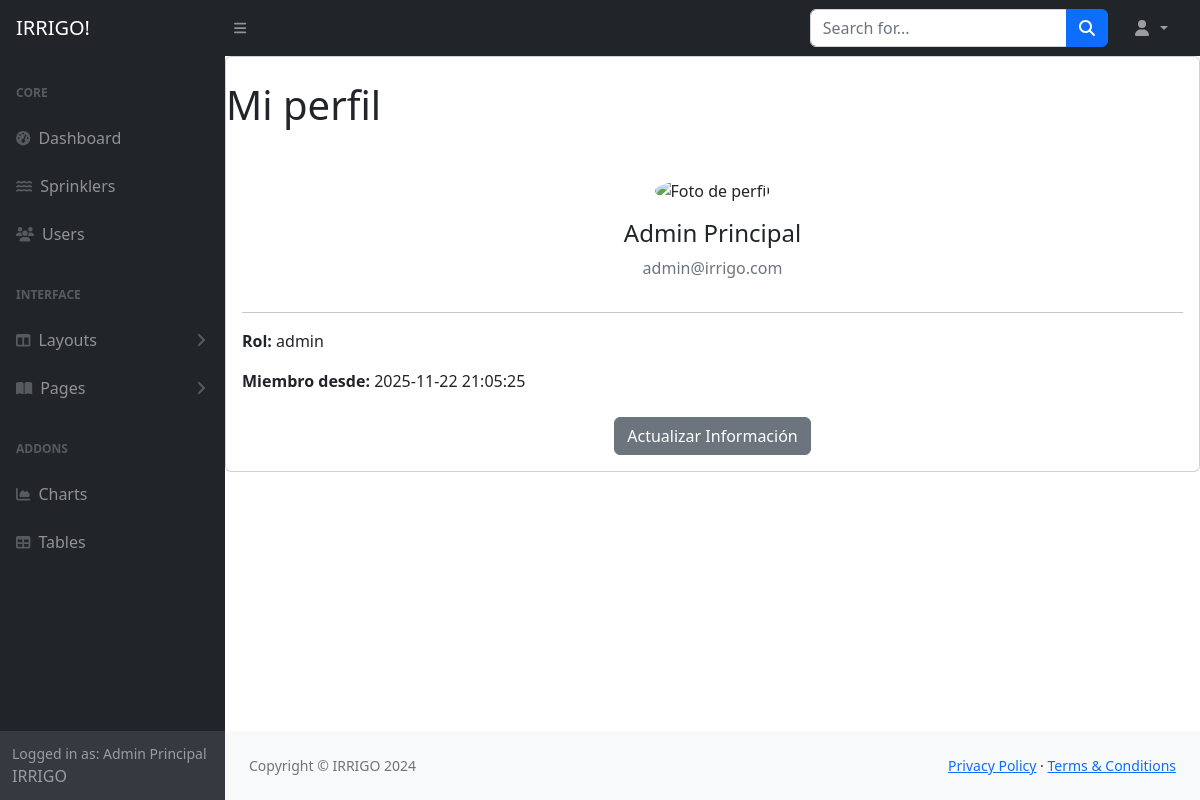
Screenshot of /myprofile (signed in) with the database file from the repository.
### tables this page shows
CREATE TABLE usuarios (
                    id_usuario INTEGER PRIMARY KEY AUTOINCREMENT,
                    nombre VARCHAR(100) NOT NULL,
                    correo VARCHAR(150) UNIQUE NOT NULL,
                    contrasena VARCHAR(255) NOT NULL,
                    tipo_usuario TEXT CHECK(tipo_usuario IN ('admin', 'usuario')) NOT NULL DEFAULT 'usuario',
                    fecha_creacion TIMESTAMP DEFAULT CURRENT_TIMESTAMP
                );

### app.py (the view)
@app.route('/myprofile')
def myprofile():
    nombre_usuario = session['nombre_usuario']
    tipo_usuario = session['tipo_usuario']
    if 'id_usuario' in session:
        id_usuario = session['id_usuario']
        connection = get_db_connection()
        if connection:
            cursor = connection.cursor()
            cursor.execute("""
                SELECT nombre, correo, tipo_usuario, fecha_creacion
                FROM usuarios
                WHERE id_usuario = ?
            """, (id_usuario,))
            usuario = cursor.fetchone()
            cursor.close()
            connection.close()
            return render_template(
                    'myprofile.html',
                    usuario=usuario,  # Datos del usuario desde la base de datos
                    nombre_usuario=session['nombre_usuario'],  # Desde la sesión
                    tipo_usuario=session['tipo_usuario']       # Desde la sesión
                )
        return "Usuario no encontrado", 404
    return redirect('/login')

### app.py (called while the page is built)
def get_db_connection():
    try:
        connection = sqlite3.connect(DATABASE)
        connection.row_factory = sqlite3.Row  # Para acceder a columnas por nombre
        return connection
    except Exception as e:
        print(f"Error al conectar a la base de datos: {e}")
        return None

### templates/myprofile.html (shortened to what this page needs)
{% extends "base2.html" %}
{% block content %}
<div class="card">
    <h1 class="mt-4">Mi perfil</h1>
    <div class="card-body text-center">
        <div class="d-flex flex-column align-items-center">
            <div>
                <img src="/static/assets/img/chillguy.webp" alt="Foto de perfil" class="rounded-circle" style="width: 100px; height: 100px; object-fit: cover;">
            </div>
            <h4 class="mt-3">{{ usuario.nombre }}</h4>
            <p class="text-muted">{{ usuario.correo }}</p>
        </div>
        <hr>
        <div class="text-start">
            <p><strong>Rol:</strong> {{ usuario.tipo_usuario }}</p>
            <p><strong>Miembro desde:</strong> {{ usuario.fecha_creacion }}</p>
        </div>
        <div class="text-center mt-4">
            <button id="showModalButton" class="btn btn-secondary" data-bs-toggle="modal" data-bs-target="#updateModal">Actualizar Información</button>
        </div>
    </div>
</div>
{% endblock %}

### templates/base2.html (shortened to what this page needs)
<!DOCTYPE html>
<html lang="en">
    <head>
        <link href="https://cdn.jsdelivr.net/npm/simple-datatables@7.1.2/dist/style.min.css" rel="stylesheet" />
        <link href="{{ url_for('static', filename='css/styles.css') }}" rel="stylesheet" />
    </head>
    <body class="sb-nav-fixed">
        <nav class="sb-topnav navbar navbar-expand navbar-dark bg-dark">
            <a class="navbar-brand ps-3" href="{{ url_for('dashboard') }}">IRRIGO!</a>
            <button class="btn btn-link btn-sm order-1 order-lg-0 me-4 me-lg-0" id="sidebarToggle" href="#!"><i class="fas fa-bars"></i></button>
            <form class="d-none d-md-inline-block form-inline ms-auto me-0 me-md-3 my-2 my-md-0">
                <div class="input-group">
                    <input class="form-control" type="text" placeholder="Search for..." aria-label="Search for..." aria-describedby="btnNavbarSearch" />
                    <button class="btn btn-primary" id="btnNavbarSearch" type="button"><i class="fas fa-search"></i></button>
                </div>
            </form>
            <ul class="navbar-nav ms-auto ms-md-0 me-3 me-lg-4">
                <li class="nav-item dropdown">
                    <a class="nav-link dropdown-toggle" id="navbarDropdown" href="#" role="button" data-bs-toggle="dropdown" aria-expanded="false">
                    <i class="fas fa-user fa-fw"></i>
                </a>
                </li>
            </ul>
        </nav>
        <div id="layoutSidenav">
            <div id="layoutSidenav_nav">
                <nav class="sb-sidenav accordion sb-sidenav-dark" id="sidenavAccordion">
                    <div class="sb-sidenav-menu">
                        <div class="nav">
                            <div class="sb-sidenav-menu-heading">Core</div>
                            <a class="nav-link" href="{{ url_for('dashboard') }}">
                                <div class="sb-nav-link-icon"><i class="fas fa-tachometer-alt"></i></div>
                                Dashboard
                            </a>
                            <a class="nav-link" href="{{ url_for('aspersores') }}">
                                <div class="sb-nav-link-icon"><i class="fas fa-water"></i></div>
                                Sprinklers
                            </a>
                        {% if tipo_usuario == "admin" %}
                        <a class="nav-link" href="{{ url_for('users') }}">
                            <div class="sb-nav-link-icon"><i class="fas fa-users"></i></div>
                            Users
                        </a>
                        {% endif %}
                            <div class="sb-sidenav-menu-heading">Interface</div>
                            <a class="nav-link collapsed" href="#" data-bs-toggle="collapse" data-bs-target="#collapseLayouts" aria-expanded="false" aria-controls="collapseLayouts">
                                <div class="sb-nav-link-icon"><i class="fas fa-columns"></i></div>
                                Layouts
                                <div class="sb-sidenav-collapse-arrow"><i class="fas fa-angle-down"></i></div>
                            </a>
                            <a class="nav-link collapsed" href="#" data-bs-toggle="collapse" data-bs-target="#collapsePages" aria-expanded="false" aria-controls="collapsePages">
                                <div class="sb-nav-link-icon"><i class="fas fa-book-open"></i></div>
                                Pages
                                <div class="sb-sidenav-collapse-arrow"><i class="fas fa-angle-down"></i></div>
                            </a>
                            <div class="sb-sidenav-menu-heading">Addons</div>
                            <a class="nav-link" href="{{ url_for('charts') }}">
                                <div class="sb-nav-link-icon"><i class="fas fa-chart-area"></i></div>
                                Charts
                            </a>
                            <a class="nav-link" href="{{ url_for('tables') }}">
                                <div class="sb-nav-link-icon"><i class="fas fa-table"></i></div>
                                Tables
                            </a>
                        </div>
                    </div>
                    <div class="sb-sidenav-footer">
                        <div class="small">Logged in as: {{ nombre_usuario }}</div>
                        IRRIGO
                    </div>
                </nav>
            </div>
            <div id="layoutSidenav_content">
                <main>
                    {% block content %}{% endblock %}
                </main>
                <footer class="py-4 bg-light mt-auto">
                    <div class="container-fluid px-4">
                        <div class="d-flex align-items-center justify-content-between small">
                            <div class="text-muted">Copyright &copy; IRRIGO 2024</div>
                            <div>
                                <a href="#">Privacy Policy</a>
                                &middot;
                                <a href="#">Terms &amp; Conditions</a>
                            </div>
                        </div>
                    </div>
                </footer>
            </div>
        </div>
    </body>
</html>

### rows the page displays
usuarios: nombre "Admin Principal", correo "admin@irrigo.com", tipo_usuario "admin", fecha_creacion "2025-11-22 21:05:25"
